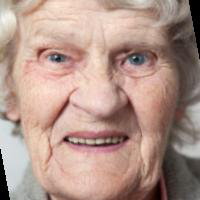
#> input picture face images/0_10/1061.png, 200 x 200 px; its folder holds only this picture in this run
$ python classification_knn.py   (older library calls are emulated)
#> lines starting #> are read from the running program, lines starting #| are printed output that depends on the picture
import os
import cv2
import numpy as np
from sklearn.model_selection import KFold
from sklearn.neighbors import KNeighborsClassifier
from sklearn.metrics import confusion_matrix, ConfusionMatrixDisplay, precision_score, recall_score, f1_score
import matplotlib.pyplot as plt
import seaborn as sns

# ==== 1. FONCTIONS D'EXTRACTION DE DESCRIPTEURS ====

def boite_in_im(bboxes):
    # retourne la boîte la plus haute (comme dans la version MATLAB)
    boite = [200, 200, 1, 1]
    for b in bboxes:
        if b[0] < 200 and b[1] < 200:
            if b[1] < boite[1]:
                boite = b
    return boite

def extract_eye_face_ratio(img):
    gray = cv2.cvtColor(img, cv2.COLOR_RGB2GRAY)
    face_cascade = cv2.CascadeClassifier(cv2.data.haarcascades + 'haarcascade_frontalface_default.xml')
    eye_cascade = cv2.CascadeClassifier(cv2.data.haarcascades + 'haarcascade_eye.xml')

    faces = face_cascade.detectMultiScale(gray, 1.1, 4)
    if len(faces) == 0:
        return np.nan
    x, y, w, h = faces[0]
    upper_face = img[y:y + h // 2, x:x + w]
    eyes = eye_cascade.detectMultiScale(cv2.cvtColor(upper_face, cv2.COLOR_RGB2GRAY))
    if len(eyes) == 0:
        return np.nan
    ex, ey, ew, eh = eyes[0]
    eye_area = ew * eh
    face_area = w * h
    return eye_area / face_area

def extract_pocket_diff(img):
    lab = cv2.cvtColor(img, cv2.COLOR_RGB2Lab)
    gray = cv2.cvtColor(img, cv2.COLOR_RGB2GRAY)
    face_cascade = cv2.CascadeClassifier(cv2.data.haarcascades + 'haarcascade_frontalface_default.xml')
    eye_cascade = cv2.CascadeClassifier(cv2.data.haarcascades + 'haarcascade_eye.xml')

    faces = face_cascade.detectMultiScale(gray, 1.1, 4)
    if len(faces) == 0:
        return np.nan
    x, y, w, h = faces[0]
    upper_face = img[y:y + h // 2, x:x + w]
    eyes = eye_cascade.detectMultiScale(cv2.cvtColor(upper_face, cv2.COLOR_RGB2GRAY))
    if len(eyes) == 0:
        return np.nan
    ex, ey, ew, eh = eyes[0]
    eyeX, eyeY = ex + x, ey + y
    shift_up = int(eh * 0.25)
    spacing = int(ew * 0.2)
    under_h = int(eh * 0.5)
    under_eye = [eyeX, eyeY + eh - shift_up, ew // 2 - spacing // 2, under_h]
    cheek = [under_eye[0], under_eye[1] + under_h, under_eye[2], under_h]

    a_under = cv2.mean(cv2.cvtColor(img[under_eye[1]:under_eye[1]+under_eye[3], under_eye[0]:under_eye[0]+under_eye[2]], cv2.COLOR_RGB2Lab)[:,:,1])[0]
    b_under = cv2.mean(cv2.cvtColor(img[under_eye[1]:under_eye[1]+under_eye[3], under_eye[0]:under_eye[0]+under_eye[2]], cv2.COLOR_RGB2Lab)[:,:,2])[0]
    a_cheek = cv2.mean(cv2.cvtColor(img[cheek[1]:cheek[1]+cheek[3], cheek[0]:cheek[0]+cheek[2]], cv2.COLOR_RGB2Lab)[:,:,1])[0]
    b_cheek = cv2.mean(cv2.cvtColor(img[cheek[1]:cheek[1]+cheek[3], cheek[0]:cheek[0]+cheek[2]], cv2.COLOR_RGB2Lab)[:,:,2])[0]

    return (a_under + b_under) - (a_cheek + b_cheek)

def extract_levres(img):
    mouth_cascade = cv2.CascadeClassifier(cv2.data.haarcascades + 'haarcascade_smile.xml')
    lab = cv2.cvtColor(img, cv2.COLOR_RGB2Lab)
    roi = img[115:200, :]
    bboxes = mouth_cascade.detectMultiScale(cv2.cvtColor(roi, cv2.COLOR_RGB2GRAY), 1.1, 5)
    if len(bboxes) == 0:
        return np.nan
    b = boite_in_im(bboxes)
    y = b[1] + 115
    x = max(b[0] - 20, 0)
    w = b[2] + 40
    h = b[3]
    im_red = lab[y:y+h, x:x+w, 1]
    joue = np.hstack((lab[:, :21, 1], lab[:, -21:, 1]))
    return abs(np.max(im_red) - np.max(joue))

def extract_ride(img):
    mouth_cascade = cv2.CascadeClassifier(cv2.data.haarcascades + 'haarcascade_smile.xml')
    lab = cv2.cvtColor(img, cv2.COLOR_RGB2Lab)
    roi = img[115:200, :]
    bboxes = mouth_cascade.detectMultiScale(cv2.cvtColor(roi, cv2.COLOR_RGB2GRAY), 1.1, 5)
    if len(bboxes) == 0:
        return np.nan
    b = boite_in_im(bboxes)
    y = b[1] + 115
    x = max(b[0] - 20, 0)
    w = b[2] + 40
    h = b[3]
    grad = cv2.Sobel(lab[y:y+h, x:x+w, 0], cv2.CV_64F, 1, 1, ksize=5)
    left = grad[:, :21]
    right = grad[:, -21:]
    return (np.mean(left) + np.mean(right)) / 2

def extract_sillon_naso(img):
    nose_cascade = cv2.CascadeClassifier(cv2.data.haarcascades + 'haarcascade_frontalface_default.xml')
    lab = cv2.cvtColor(img, cv2.COLOR_RGB2Lab)
    roi = img[50:150, 60:140]
    bboxes = nose_cascade.detectMultiScale(cv2.cvtColor(roi, cv2.COLOR_RGB2GRAY), 1.1, 5)
    if len(bboxes) == 0:
        return np.nan
    b = boite_in_im(bboxes)
    y = b[1] + 50
    x = b[0] + 60
    w = b[2] + 40
    h = b[3]
    grad = cv2.Sobel(lab[y:y+h, x:x+w, 0], cv2.CV_64F, 1, 0, ksize=5)
    left = grad[:, :21]
    right = grad[:, -21:]
    return (np.mean(left) + np.mean(right)) / 2

# ==== 2. CHARGEMENT DES IMAGES ET EXTRACTION ====

main_input_folder = 'face images'
subfolders = ['0_10', '10-30', '30-60', '60-90']
class_map = {'0_10': 1, '10-30': 2, '30-60': 3, '60-90': 4}
class_labels = ['0-10', '10-30', '30-60', '60-90']

feature_matrix = []
labels = []

for folder in subfolders:
    folder_path = os.path.join(main_input_folder, folder)
    for fname in os.listdir(folder_path):
        if fname.endswith('.png'):
            img_path = os.path.join(folder_path, fname)
            img = cv2.imread(img_path)
#> img is the input picture: shape (200, 200, 3); mean B, G, R 137.3, 148.2, 176.6
            img_rgb = cv2.cvtColor(img, cv2.COLOR_BGR2RGB)

            features = [
                extract_ride(img_rgb),
                extract_levres(img_rgb),
                extract_sillon_naso(img_rgb),
                extract_eye_face_ratio(img_rgb),
                extract_pocket_diff(img_rgb)
            ]
#> in extract_ride, `lab = cv2.cvtColor(img, cv2.COLOR_RGB2Lab)`: lab: shape (200, 200, 3); mean of channels 0, 1, 2 160.8, 137, 137.9
#> in extract_ride, `roi = img[115:200, :]`:
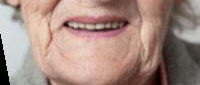
#> roi: shape (85, 200, 3); mean R, G, B 165.7, 139, 129.6
#> in extract_ride, `bboxes = mouth_cascade.detectMultiScale(cv2.cvtColor(roi, cv2.COLOR_RG..`: bboxes = [[55, 10, 77, 39], [49, 35, 82, 41]]
#> the loop in boite_in_im, `for b in bboxes:` made 2 passes
#> in extract_ride, `b = boite_in_im(bboxes)`: b = [55, 10, 77, 39]
#> in extract_ride, `y = b[1] + 115`: y = 125
#> in extract_ride, `x = max(b[0] - 20, 0)`: x = 35
#> in extract_ride, `w = b[2] + 40`: w = 117
#> in extract_ride, `h = b[3]`: h = 39
#> in extract_ride, `left = grad[:, :21]`:
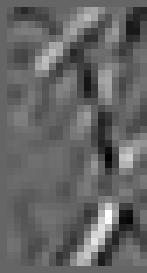
#> left: shape (39, 21) float64 (shown 7 times larger); min -460, max 694, mean -1.2; drawn with min black and max white
#> in extract_ride, `right = grad[:, -21:]`:
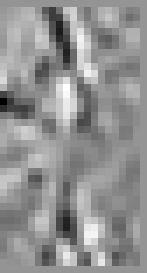
#> right: shape (39, 21) float64 (shown 7 times larger); min -394, max 281, mean -7.3; drawn with min black and max white
#> in extract_levres, `bboxes = mouth_cascade.detectMultiScale(cv2.cvtColor(roi, cv2.COLOR_RG..`: bboxes = [[55, 10, 77, 39], [49, 35, 82, 41]]
#> the loop in boite_in_im (call 2), `for b in bboxes:` made 2 passes
#> in extract_levres, `b = boite_in_im(bboxes)`: b = [55, 10, 77, 39]
#> in extract_levres, `y = b[1] + 115`: y = 125
#> in extract_levres, `x = max(b[0] - 20, 0)`: x = 35
#> in extract_levres, `w = b[2] + 40`: w = 117
#> in extract_levres, `h = b[3]`: h = 39
#> in extract_levres, `im_red = lab[y:y+h, x:x+w, 1]`:
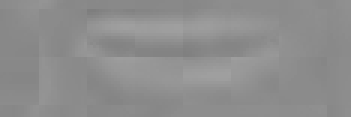
#> im_red: shape (39, 117) (shown 3 times larger); min 126, max 160, mean 141.5
#> in extract_levres, `joue = np.hstack((lab[:, :21, 1], lab[:, -21:, 1]))`:
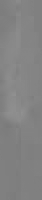
#> joue: shape (200, 42); min 122, max 145, mean 130.8
#> in extract_sillon_naso, `roi = img[50:150, 60:140]`:
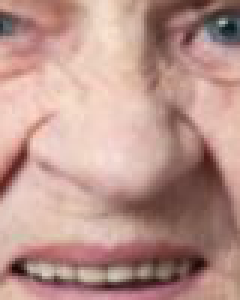
#> roi: shape (100, 80, 3) (shown 3 times larger); mean R, G, B 186.5, 148.6, 140
#> in extract_sillon_naso, `bboxes = nose_cascade.detectMultiScale(cv2.cvtColor(roi, cv2.COLOR_RGB..`: bboxes = ()
#> in extract_eye_face_ratio, `gray = cv2.cvtColor(img, cv2.COLOR_RGB2GRAY)`:
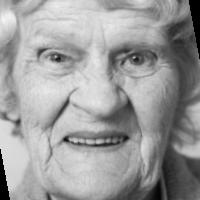
#> gray: shape (200, 200); min 0, max 245, mean 155.5
#> features = [-4.25, 15, nan, nan, nan]
            if not any(np.isnan(features)):
                feature_matrix.append(features)
                labels.append(class_map[folder])
#> pass 2 of the loop `for folder in subfolders:`:
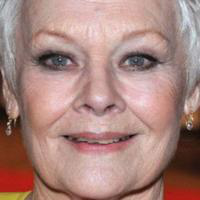
#> input picture face images/10-30/1215.png, 200 x 200 px
#> img is the input picture: shape (200, 200, 3); mean B, G, R 126.2, 133.3, 169.1
#> lab: shape (200, 200, 3); mean of channels 0, 1, 2 149.4, 141, 137.8
#> grad: shape (44, 127) float64
#> left: shape (44, 21) float64
#> right: shape (44, 21) float64
#> im_red: shape (44, 127)
#> in extract_eye_face_ratio (call 2), `gray = cv2.cvtColor(img, cv2.COLOR_RGB2GRAY)`:
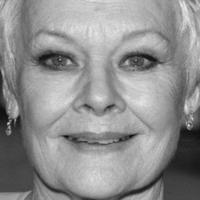
#> gray: shape (200, 200); min 7, max 238, mean 143.2
#> in extract_eye_face_ratio (call 2), `faces = face_cascade.detectMultiScale(gray, 1.1, 4)`: faces = [[11, 4, 175, 175]]
#> in extract_eye_face_ratio (call 2), `x, y, w, h = faces[0]`: x = 11; y = 4; w = 175
#> in extract_eye_face_ratio (call 2), `upper_face = img[y:y + h // 2, x:x + w]`:
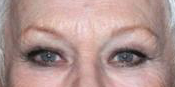
#> upper_face: shape (87, 175, 3); mean R, G, B 177.5, 148, 143.8
#> in extract_eye_face_ratio (call 2), `eyes = eye_cascade.detectMultiScale(cv2.cvtColor(upper_face, cv2.COLOR..`: eyes = [[21, 35, 41, 41], [101, 36, 42, 42]]
#> in extract_eye_face_ratio (call 2), `ex, ey, ew, eh = eyes[0]`: ex = 21; ey = 35; ew = 41
#> eye_area = 1681
#> face_area = 30625
#> features = [-3.64, 238, nan, 0.0549, -7.52]
#> (the run stopped early here; a loop or call above may not have finished)
